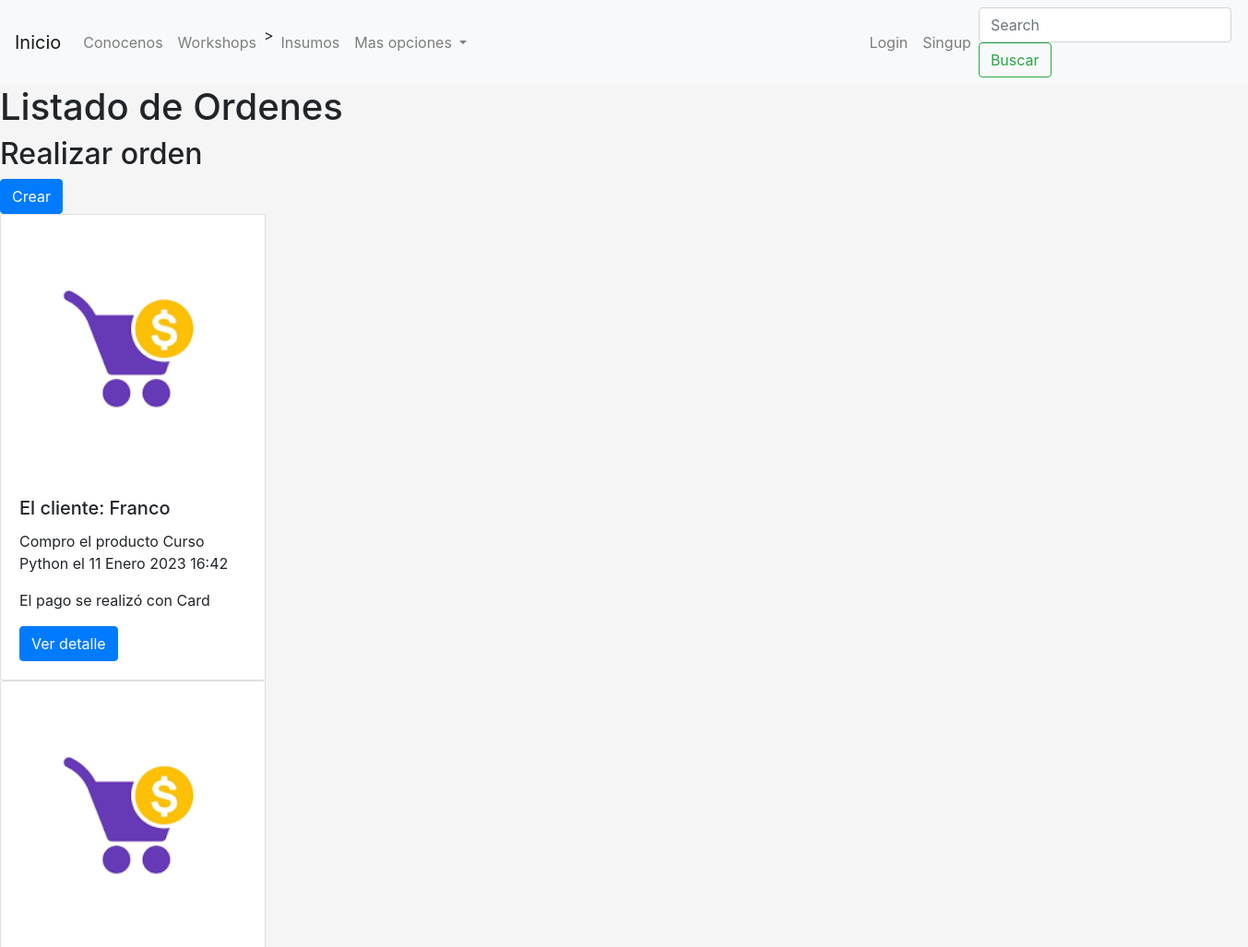
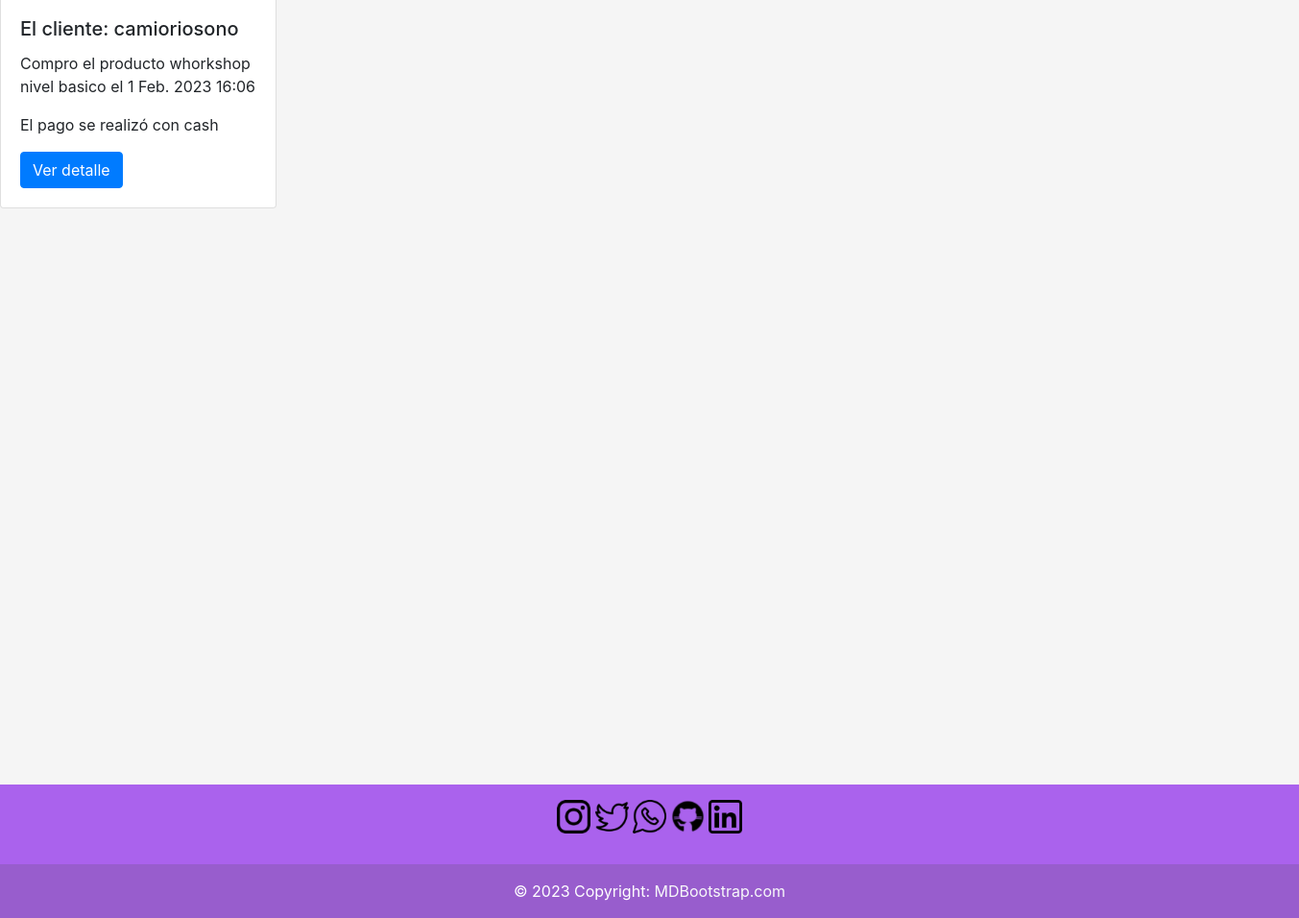
The page /orders/list-orders/ on the database as committed earlier (2 pictures, top to bottom).
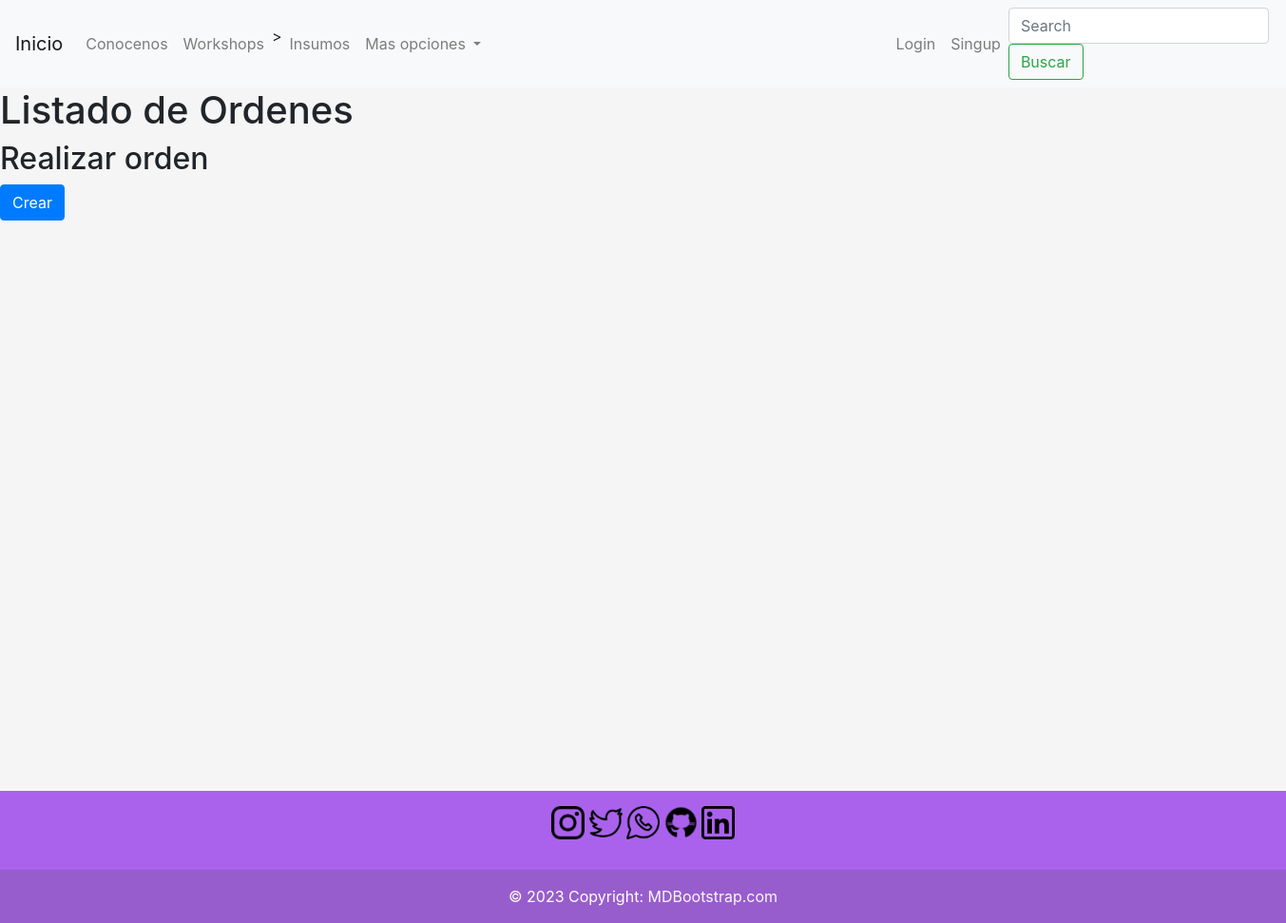
The same page on the database as committed later.
### orders/models.py (models this page shows, shortened)
class Order(models.Model):
    CHOICES = (
        ('Cash', 'Cash'),
        ('Card', 'Card'),
    )
    client = models.CharField(max_length=50)
    product = models.CharField(max_length=100)
    creation_time = models.DateTimeField(auto_now_add=True)
    payment_method = models.CharField(choices=CHOICES, max_length=4)

### orders/views.py (the view)
# urls.py: path('list-orders/', list_orders),
def list_orders(request):
    if 'search' in request.GET:
        search = request.GET['search']
        orders = Order.objects.filter(name__icontains=search)
    else:
        orders = Order.objects.all()
    context = {
        'orders': orders,
    }
    orders = Order.objects.all()
    context = {
        'orders': orders,
    }
    return render(request, 'orders/list_orders.html', context=context)

### templates/orders/list_orders.html (shortened to what this page needs)
{% extends 'base.html'%}
{% block content %}
    <h1>Listado de Ordenes</h1>
    <h2>Realizar orden  </h2> <a href="/orders/create-order/" class="btn btn-primary">Crear</a>
    {% for order in orders %}
    <div class="card" style="width: 18rem;">
      <img
        class="card-img-top" alt="...">
      <div class="card-body">
        <h5 class="card-title">El cliente: {{order.client}}</h5>
        <p class="card-text">Compro el producto {{order.product}} el {{order.creation_time}}</p>
        <p>El pago se realizó con {{order.payment_method}}</p>
        <a href="#" class="btn btn-primary">Ver detalle</a>
      </div>
    </div>
    {% endfor %}
{% endblock %}

Rows that differ between the two databases and show on the page:
removed Order: client "Franco", product "Curso Python", creation_time "11 Enero 2023 16:42", payment_method "Card"
removed Order: client "camioriosono", product "whorkshop nivel basico", creation_time "1 Feb. 2023 16:06", payment_method "cash"
